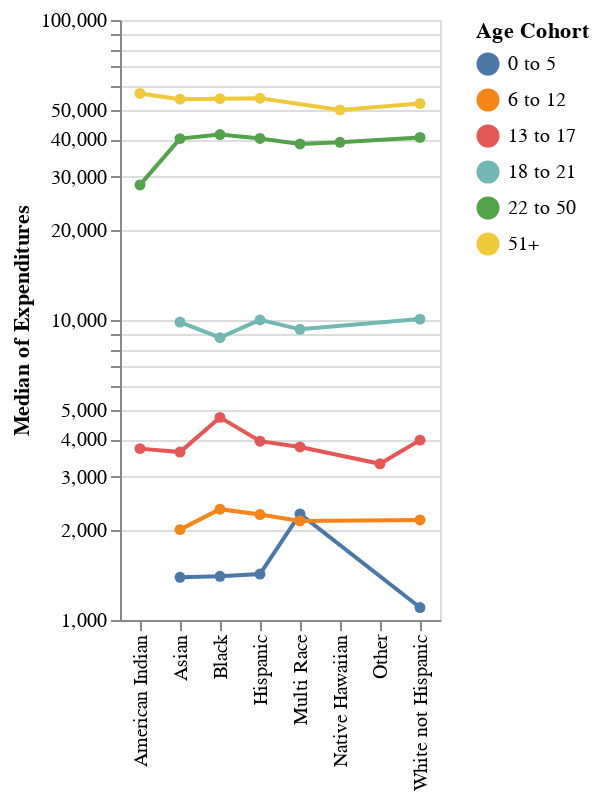

The cell this chart's notebook holds for it:
### Markdown cell above
<!-- END QUESTION -->

<!-- BEGIN QUESTION -->

### Question 7: correcting for age

Hopefully, the last few prompts convinced you that the apparent discrimination *could* simply be an artefact of differing age structure. You can investigate this by plotting median expenditure against ethnicity, as in figure 1, but now also correcting for age cohort.

Construct an Altair point-and-line chart based on `dds_cat` with:

   + ethnicity on the x axis
   + no x axis label
   + median expenditure on the y axis
   + the y axis displayed on the log scale
   + age cohort mapped to color and sorted in order of age
   + lines connecting points that display the median expenditure for each ethnicity and cohort, with one line per age cohort
    
Store the result as `fig_4` and display the graphic.

### Code cell
# construct plot
fig_4 = alt.Chart(dds_cat).mark_line(point=True).encode(
    x = alt.X('Ethnicity:N', title=None),
    y = alt.Y('median(Expenditures):Q', scale = alt.Scale(type = 'log')),
    color = alt.Color('Age Cohort:N', sort = cohort_order)
)

# display
fig_4

### Figure 1 — Vega-Lite specification as saved in the notebook (floating-point values rounded to 4 significant figures; data arrays with more than 128 entries replaced by an {"elided": "..."} marker saying what was removed)
{"$schema": "https://vega.github.io/schema/vega-lite/v5.14.1.json", "config": {"view": {"continuousHeight": 300, "continuousWidth": 300}}, "data": {"name": "data-c45255f102a5af550b2d77c3fd5e3956"}, "datasets": {"data-c45255f102a5af550b2d77c3fd5e3956": {"elided": "1000 records"}}, "encoding": {"color": {"field": "Age Cohort", "sort": ["0 to 5", "6 to 12", "13 to 17", "18 to 21", "22 to 50", "51+"], "type": "nominal"}, "x": {"field": "Ethnicity", "title": null, "type": "nominal"}, "y": {"aggregate": "median", "field": "Expenditures", "scale": {"type": "log"}, "type": "quantitative"}}, "mark": {"point": true, "type": "line"}}
